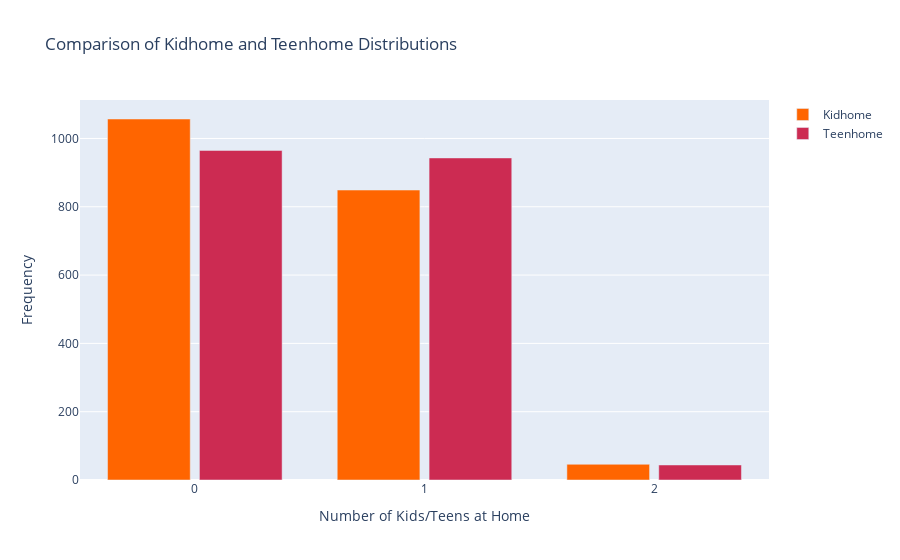

The code cell stored with this chart in its notebook:
### Code cell
# Calculate counts and align indices
kidhome_counts = df['Kidhome'].value_counts().sort_index()
teenhome_counts = df['Teenhome'].value_counts().sort_index()
all_indices = sorted(set(kidhome_counts.index).union(set(teenhome_counts.index)))
kidhome_counts = kidhome_counts.reindex(all_indices, fill_value=0)
teenhome_counts = teenhome_counts.reindex(all_indices, fill_value=0)
# Create traces for Kidhome and Teenhome with the specified colors
trace_kidhome = go.Bar(
    x=all_indices,
    y=kidhome_counts.values,
    name='Kidhome',
    marker=dict(color='#FF6500')  # Using color #FA812F for Kidhome
)
trace_teenhome = go.Bar(
    x=all_indices,
    y=teenhome_counts.values,
    name='Teenhome',
    marker=dict(color='#CC2B52')  # Using color #FA4032 for Teenhome
)
# Create the figure
fig = go.Figure(data=[trace_kidhome, trace_teenhome])

# Update layout
fig.update_layout(
    title='Comparison of Kidhome and Teenhome Distributions',
    xaxis_title='Number of Kids/Teens at Home',
    yaxis_title='Frequency',
    barmode='group',
    bargap=0.2,
    bargroupgap=0.1
)
# Show the figure
fig.show()

### Figure 1 — Plotly figure (JSON) as saved in the notebook; plotly's stock layout.template omitted (floating-point values rounded to 4 significant figures)
{"data": [{"marker": {"color": "#FF6500"}, "name": "Kidhome", "type": "bar", "x": [0, 1, 2], "y": [1057, 849, 46]}, {"marker": {"color": "#CC2B52"}, "name": "Teenhome", "type": "bar", "x": [0, 1, 2], "y": [965, 943, 44]}], "layout": {"bargap": 0.2, "bargroupgap": 0.1, "barmode": "group", "title": {"text": "Comparison of Kidhome and Teenhome Distributions"}, "xaxis": {"title": {"text": "Number of Kids/Teens at Home"}}, "yaxis": {"title": {"text": "Frequency"}}}}
